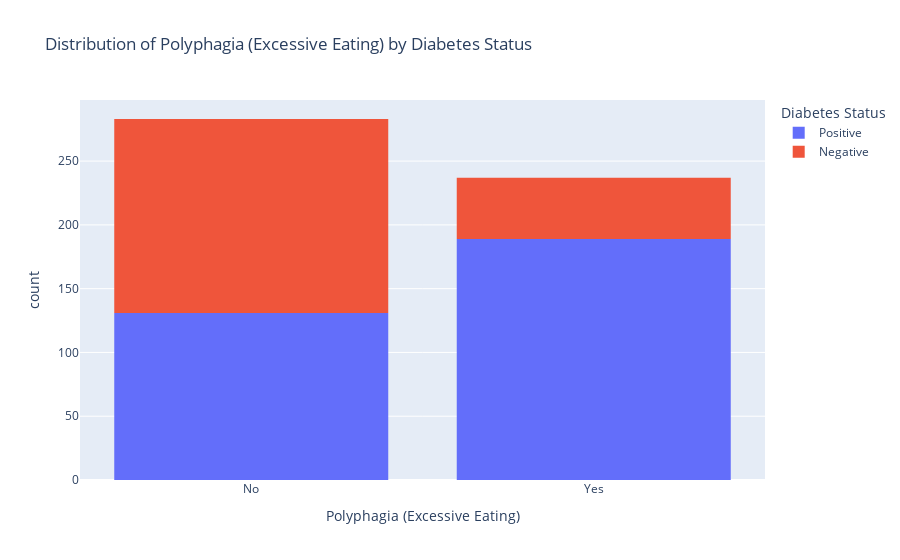

The code cell stored with this chart in its notebook:
### Markdown cell above
Individuals with weakness have a 68% chance of testing positive for diabetes.

### Code cell
eating = px.histogram(Diabetes, x = 'Polyphagia', color = 'class', title="Distribution of Polyphagia (Excessive Eating) by Diabetes Status",
   
    labels={"Polyphagia": "Polyphagia (Excessive Eating)", "count": "Number of Cases", "class": "Diabetes Status"})
eating.show() 

plt_eating= ['Polyphagia', 'class']
tm = sns.light_palette("green", as_cmap=True)
(round(pd.crosstab(Diabetes[plt_eating[0]], Diabetes[plt_eating[1]], normalize='columns') * 100,2)).style.background_gradient(cmap = tm)

### Figure 1 — Plotly figure (JSON) as saved in the notebook; plotly's stock layout.template omitted (floating-point values rounded to 4 significant figures; data arrays with more than 128 entries replaced by an {"elided": "..."} marker saying what was removed)
{"data": [{"alignmentgroup": "True", "bingroup": "x", "hovertemplate": "Diabetes Status=Positive<br>Polyphagia (Excessive Eating)=%{x}<br>count=%{y}<extra></extra>", "legendgroup": "Positive", "marker": {"color": "#636efa", "pattern": {"shape": ""}}, "name": "Positive", "offsetgroup": "Positive", "orientation": "v", "showlegend": true, "type": "histogram", "x": {"elided": "320 str values"}, "xaxis": "x", "yaxis": "y"}, {"alignmentgroup": "True", "bingroup": "x", "hovertemplate": "Diabetes Status=Negative<br>Polyphagia (Excessive Eating)=%{x}<br>count=%{y}<extra></extra>", "legendgroup": "Negative", "marker": {"color": "#EF553B", "pattern": {"shape": ""}}, "name": "Negative", "offsetgroup": "Negative", "orientation": "v", "showlegend": true, "type": "histogram", "x": {"elided": "200 str values"}, "xaxis": "x", "yaxis": "y"}], "layout": {"autosize": true, "barmode": "relative", "legend": {"title": {"text": "Diabetes Status"}, "tracegroupgap": 0}, "title": {"text": "Distribution of Polyphagia (Excessive Eating) by Diabetes Status"}, "xaxis": {"anchor": "y", "autorange": true, "domain": [0, 1], "range": [-0.5, 1.5], "title": {"text": "Polyphagia (Excessive Eating)"}, "type": "category"}, "yaxis": {"anchor": "x", "autorange": true, "domain": [0, 1], "range": [0, 297.9], "title": {"text": "count"}}}}
